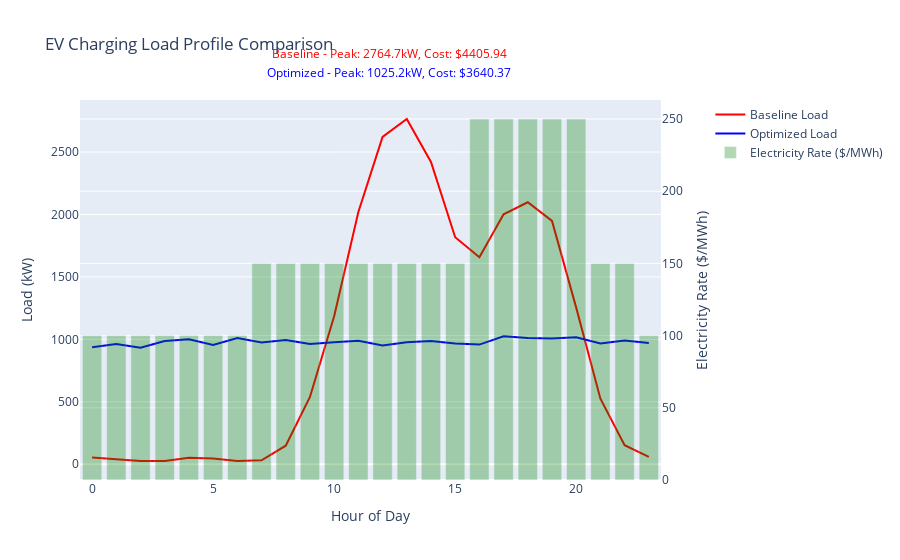

Notebook source saved alongside this figure:
### Code cell
# Create and display visualizations
visualizer = ChargingVisualizer(
    charging_sessions=charging_sessions,
    optimized_schedule=optimized_schedule,
    optimized_load_profile=optimized_load_profile,
    time_of_use_rates=time_of_use_rates
)

print("Creating visualizations")
visualizer.plot_load_profiles()
visualizer.print_metrics_comparison()
visualizer.visualize_results()

### Figure 1 — Plotly figure (JSON) as saved in the notebook; plotly's stock layout.template omitted (floating-point values rounded to 4 significant figures)
{"data": [{"line": {"color": "red"}, "name": "Baseline Load", "type": "scatter", "x": [0, 1, 2, 3, 4, 5, 6, 7, 8, 9, 10, 11, 12, 13, 14, 15, 16, 17, 18, 19, 20, 21, 22, 23], "xaxis": "x", "y": [54.36, 40.84, 26.07, 25.63, 51.77, 45.38, 25.56, 31.33, 148.1, 538.1, 1184.0, 2019.0, 2622.0, 2765.0, 2421.0, 1818.0, 1657.0, 2001.0, 2098.0, 1948.0, 1254.0, 524.7, 152.1, 58.33], "yaxis": "y"}, {"line": {"color": "blue"}, "name": "Optimized Load", "type": "scatter", "x": [0, 1, 2, 3, 4, 5, 6, 7, 8, 9, 10, 11, 12, 13, 14, 15, 16, 17, 18, 19, 20, 21, 22, 23], "xaxis": "x", "y": [937.5, 962.1, 932.0, 986.4, 1001.0, 955.8, 1010.0, 973.9, 995.5, 963.4, 976.4, 988.9, 951.3, 976.1, 987.6, 967.2, 958.0, 1025.0, 1012.0, 1006.0, 1016.0, 966.6, 991.4, 970.4], "yaxis": "y"}, {"marker": {"color": "green"}, "name": "Electricity Rate ($/MWh)", "opacity": 0.3, "type": "bar", "x": [0, 1, 2, 3, 4, 5, 6, 7, 8, 9, 10, 11, 12, 13, 14, 15, 16, 17, 18, 19, 20, 21, 22, 23], "xaxis": "x", "y": [100, 100, 100, 100, 100, 100, 100, 150, 150, 150, 150, 150, 150, 150, 150, 150, 250, 250, 250, 250, 250, 150, 150, 100], "yaxis": "y2"}], "layout": {"annotations": [{"font": {"color": "red"}, "showarrow": false, "text": "Baseline - Peak: 2764.7kW, Cost: $4405.94", "x": 0.5, "xref": "paper", "y": 1.15, "yref": "paper"}, {"font": {"color": "blue"}, "showarrow": false, "text": "Optimized - Peak: 1025.2kW, Cost: $3640.37", "x": 0.5, "xref": "paper", "y": 1.1, "yref": "paper"}], "autosize": true, "title": {"text": "EV Charging Load Profile Comparison"}, "xaxis": {"anchor": "y", "autorange": true, "domain": [0, 0.94], "range": [-0.5, 23.5], "title": {"text": "Hour of Day"}, "type": "linear"}, "yaxis": {"anchor": "x", "autorange": true, "domain": [0, 1], "range": [-126.6, 2917.0], "title": {"text": "Load (kW)"}, "type": "linear"}, "yaxis2": {"anchor": "x", "autorange": true, "overlaying": "y", "range": [0, 263.2], "side": "right", "title": {"text": "Electricity Rate ($/MWh)"}, "type": "linear"}}}
